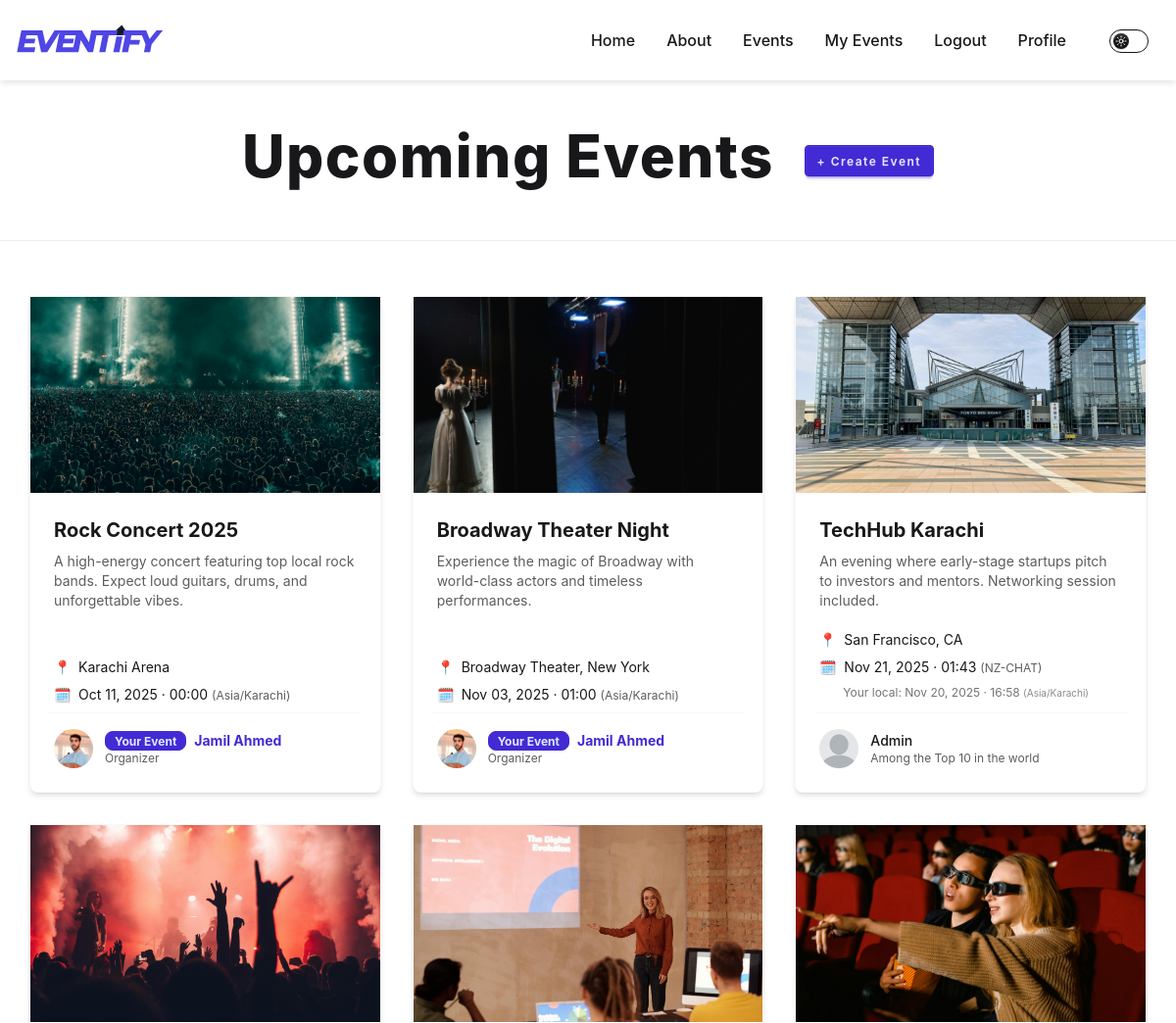
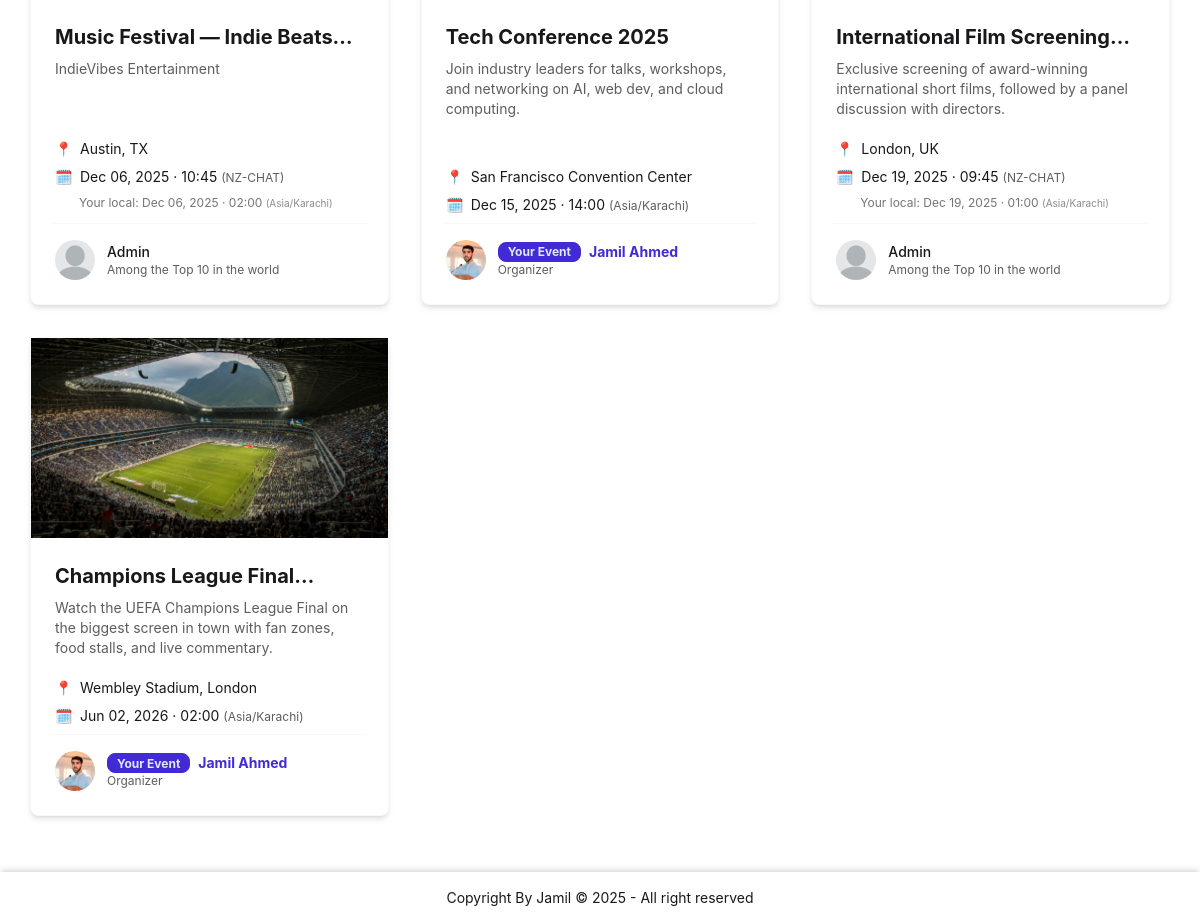
/events/ (signed in), run on the app's committed database (2 pictures, top to bottom).
### events/models.py (models this page shows, shortened)
class Event(models.Model):
    id = models.UUIDField(
        primary_key=True,
        default=uuid.uuid4,
        editable=False
    )
    title = models.CharField(max_length=255)
    description = models.TextField(blank=True)
    start_time = models.DateTimeField(default=timezone.now)
    location = models.TextField()
    image = models.ImageField(upload_to='events/')
    organizer = models.ForeignKey(
        User, on_delete=models.CASCADE, related_name="events"
    )

### authentication/models.py (models this page shows, shortened)
class User(AbstractUser):
    ROLE_CHOICES = [
        ('admin', 'Admin'),
        ('organizer', 'Organizer'),
        ('attendee', 'Attendee'),
    ]
    id = models.UUIDField(
        primary_key=True,
        default=uuid.uuid4,
        editable=False
    )
    name = models.CharField(_("Full Name"), max_length=300, blank=False)
    email = models.EmailField(_("Email address"), unique=True)
    role = models.CharField(
        max_length=20, choices=ROLE_CHOICES, default='attendee'
    )
    tagline = models.CharField(_("Tagline"), max_length=150, blank=True)
    description = models.TextField(_("Description"), blank=True)
    following = models.ManyToManyField(
        'self',
        symmetrical=False,
        related_name='followers',
        blank=True
    )
    timezone = models.CharField(
        max_length=50,
        choices=[(tz, tz) for tz in pytz.all_timezones],
        default="UTC"
    )
    profile_pic = models.ImageField(
        upload_to='profiles/',
        blank=True,
        null=True
    )

### events/views/event_views.py (the view)
# urls.py: path('events/', include("events.urls"))
def events(request):
    mine_param = request.GET.get("mine") == "1"
    if (
        mine_param
        and request.user.is_authenticated
        and request.user.role in ['organizer', 'admin']
    ):
        event_list = Event.objects.filter(
            organizer=request.user).order_by('-pk')
    else:
        event_list = Event.objects.filter(
            organizer__role__in=['organizer', 'admin'],
            start_time__gte=timezone.now()
        ).order_by('start_time', 'pk')
        mine_param = False  # reset if not allowed
    paginator = Paginator(event_list, MAX_EVENTS_PER_PAGE)
    page_number = request.GET.get('page')
    events = paginator.get_page(page_number)
    return render(request, 'events/event_templates/events.html', {
        'events': events,
        'mine': mine_param,
    })

### templates/events/event_templates/events.html (shortened to what this page needs)
{% extends 'base.html' %}
{% load static thumbnail tz %}
{% block body %}
  <div class="mx-auto max-w-[1250px] w-[95%]">
    <h1 class="text-4xl md:text-5xl lg:text-6xl font-extrabold leading-tight mt-10 mb-12 text-center tracking-wide">
      {% if mine %}
        My Events
      {% else %}
        Upcoming Events
      {% endif %}
      {% if request.user.is_authenticated and request.user.role in 'organizer admin' %}
        <a href="{% url 'events:add_event' %}" class="ml-4 btn btn-primary btn-sm align-middle">+ Create Event</a>
      {% endif %}
    </h1>
  </div>
  <hr class="my-6 border-base-300" />
  <div class="mx-auto max-w-[1250px] w-[95%] min-h-[70dvh] grid gap-8 sm:grid-cols-2 lg:grid-cols-3 my-14">
    {% for event in events %}
      <div class="card bg-base-100 shadow-md hover:shadow-xl transition duration-300 border border-base-200">
        {% if event.image %}
          <a href="{% url 'events:event_detail' event.pk %}">
            <figure class="aspect-[16/9] overflow-hidden">
              {% thumbnail event.image '400x226' crop='center' as thumb %}
              <img src="{{ thumb.url }}" alt="{{ event.title }}" class="w-full h-full object-cover hover:scale-105 transition duration-500" />
              {% endthumbnail %}
            </figure>
          </a>
        {% endif %}
        <div class="card-body flex flex-col">
          <a href="{% url 'events:event_detail' event.pk %}"><h2 class="card-title text-xl font-bold line-clamp-1">{{ event.title }}</h2></a>
          <p class="text-sm text-base-content/70 line-clamp-3">{{ event.description }}</p>
          <div class="mt-3 text-sm space-y-2">
            <p class="flex flex-wrap items-center gap-2">
              <span class="font-medium">📍</span>
              <span class="break-words">{{ event.location }}</span>
            </p>
            <div class="flex flex-col space-y-1">
              <p class="flex items-center gap-2">
                <span class="font-medium">🗓</span>
                <span>
                  {% timezone event.organizer.timezone %}
                  {{ event.start_time|date:'M d, Y · H:i' }}
                  {% endtimezone %}
                  <span class="text-xs text-base-content/70">({{ event.organizer.timezone }})</span>
                </span>
              </p>
              {% if request.user.is_authenticated and request.user.timezone != event.organizer.timezone %}
                <p class="text-xs my-1 text-base-content/60 pl-6">
                  Your local:{% timezone request.user.timezone %}
                  {{ event.start_time|date:'M d, Y · H:i' }}
                  {% endtimezone %}
                  <span class="text-[10px] text-base-content/50">({{ request.user.timezone }})</span>
                </p>
              {% endif %}
            </div>
          </div>
          <a href="{% url 'authentication:profile' event.organizer.username %}" class="flex items-center gap-3 mt-auto pt-4 border-t border-base-200 hover:bg-base-200/40 transition rounded-md p-2 -m-2">
            <div class="avatar">
              <div class="w-10 h-10 rounded-full">
                {% if event.organizer.profile_pic %}
                  {% thumbnail event.organizer.profile_pic '40x40' crop='center' as thumb %}
                  <img src="{{ thumb.url }}" alt="{{ event.organizer.name }}" />
                  {% endthumbnail %}
                {% else %}
                  <img src="{% static 'images/default-profile.webp' %}" alt="Default profile" />
                {% endif %}
              </div>
            </div>
            <div>
              {% if event.organizer == request.user %}
                <p class="text-sm font-bold text-primary flex items-center gap-2">
                  <span class="badge badge-sm badge-primary">Your Event</span>
                  {{ event.organizer.name }}
                </p>
              {% else %}
                <p class="text-sm font-medium text-base-content">{{ event.organizer.name }}</p>
              {% endif %}
              <p class="text-xs text-base-content/70">{{ event.organizer.tagline|default:'Organizer' }}</p>
            </div>
          </a>
        </div>
      </div>
    {% empty %}
      <p class="col-span-full text-center text-base-content/60 text-lg">No events available at the moment.</p>
    {% endfor %}
  </div>
{% endblock %}

### data on the page
Event: shows a picture, title "Rock Concert 2025", description "A high-energy concert featuring top local rock bands. Expect loud guitars, drums, and unforgettable vibes.", location "Karachi Arena", start_time "Oct 11, 2025 · 00:00", organizer.timezone "Asia/Karachi", organizer.name "Jamil Ahmed", organizer.tagline "Organizer"
Event: shows a picture, title "Broadway Theater Night", description "Experience the magic of Broadway with world-class actors and timeless performances.", location "Broadway Theater, New York", start_time "Nov 03, 2025 · 01:00", organizer.timezone "Asia/Karachi", organizer.name "Jamil Ahmed", organizer.tagline "Organizer"
Event: shows a picture, title "TechHub Karachi", description "An evening where early-stage startups pitch to investors and mentors. Networking session included.", location "San Francisco, CA", start_time "Nov 21, 2025 · 01:43", organizer.timezone "NZ-CHAT", start_time "Nov 20, 2025 · 16:58", organizer.name "Admin", organizer.tagline "Among the Top 10 in the world"
User: user.timezone "Asia/Karachi"
Event: shows a picture, title "Music Festival — Indie…", description "IndieVibes Entertainment", location "Austin, TX", start_time "Dec 06, 2025 · 10:45", organizer.timezone "NZ-CHAT", start_time "Dec 06, 2025 · 02:00", organizer.name "Admin", organizer.tagline "Among the Top 10 in the world"
Event: shows a picture, title "Tech Conference 2025", description "Join industry leaders for talks, workshops, and networking on AI, web dev, and cloud computing.", location "San Francisco Convention Center", start_time "Dec 15, 2025 · 14:00", organizer.timezone "Asia/Karachi", organizer.name "Jamil Ahmed", organizer.tagline "Organizer"
Event: shows a picture, title "International Film…", description "Exclusive screening of award-winning international short films, followed by a panel discussion with directors.", location "London, UK", start_time "Dec 19, 2025 · 09:45", organizer.timezone "NZ-CHAT", start_time "Dec 19, 2025 · 01:00", organizer.name "Admin", organizer.tagline "Among the Top 10 in the world"
Event: shows a picture, title "Champions League…", description "Watch the UEFA Champions League Final on the biggest screen in town with fan zones, food stalls, and live commentary.", location "Wembley Stadium, London", start_time "Jun 02, 2026 · 02:00", organizer.timezone "Asia/Karachi", organizer.name "Jamil Ahmed", organizer.tagline "Organizer"
